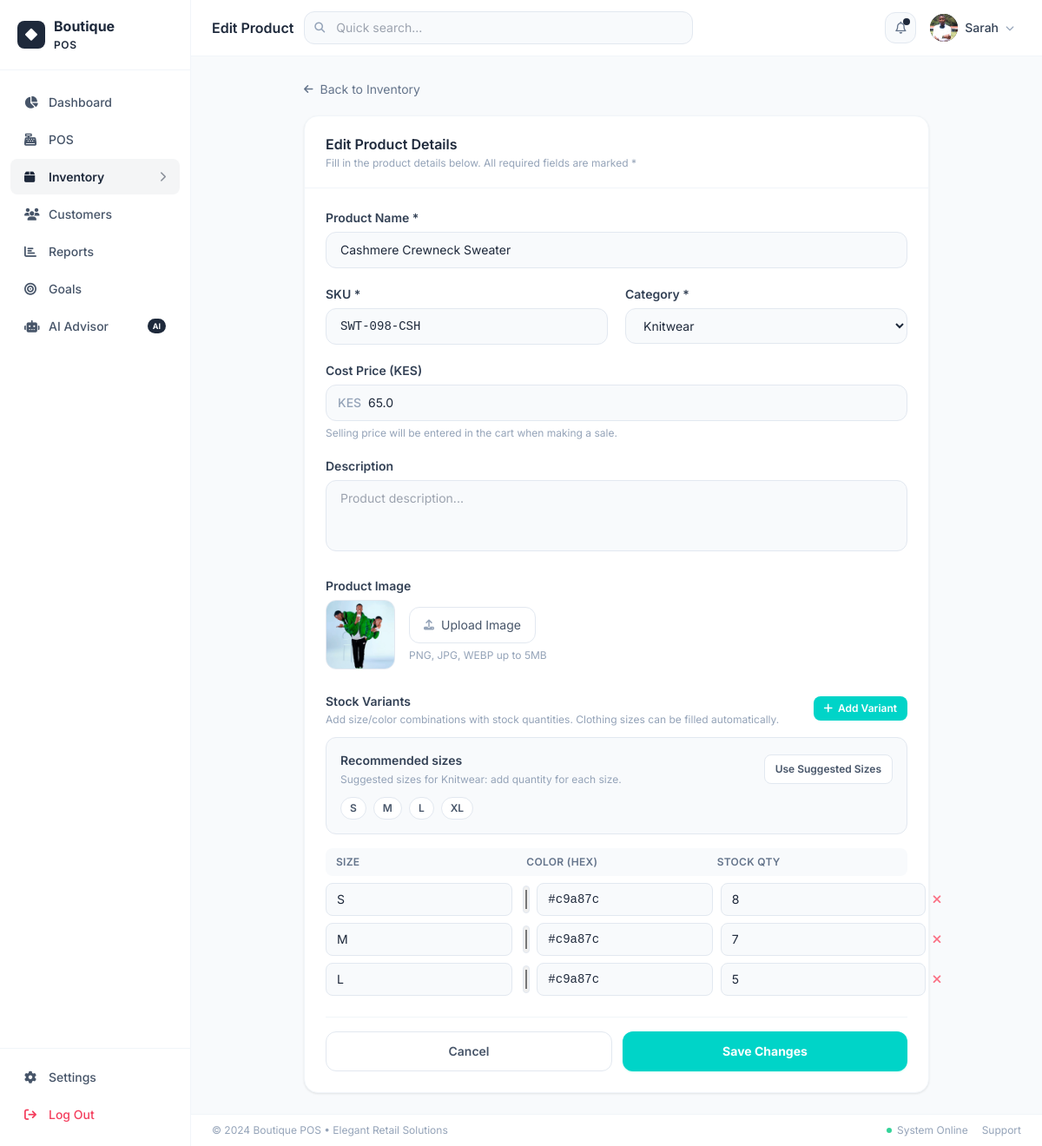
The page /inventory/edit/10 (signed in) on the database as committed earlier.
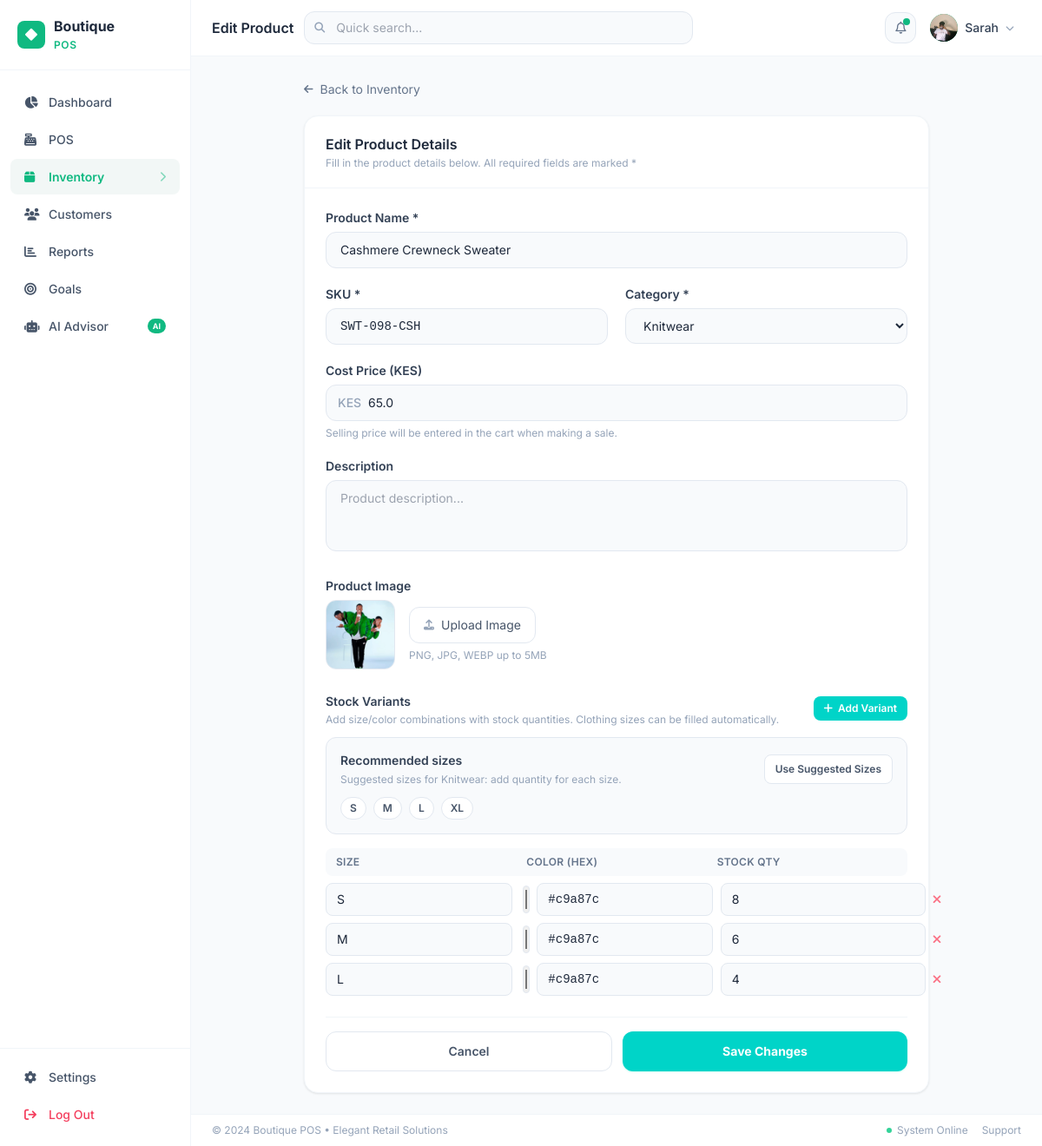
The same page on the database as committed later.
### app/models.py (models this page shows, shortened)
class StoreSetting(db.Model):
    __tablename__ = 'store_settings'
    id = db.Column(db.Integer, primary_key=True)
    key = db.Column(db.String(80), unique=True, nullable=False, index=True)
    value = db.Column(db.Text, default='')
    @staticmethod
    def get(key, default=''):
        row = StoreSetting.query.filter_by(key=key).first()
        return row.value if row else default

class User(UserMixin, db.Model):
    __tablename__ = 'users'
    id = db.Column(db.Integer, primary_key=True)
    name = db.Column(db.String(120), nullable=False)
    email = db.Column(db.String(120), unique=True, nullable=False, index=True)
    password_hash = db.Column(db.String(256), nullable=False)
    role = db.Column(db.String(20), default='cashier')  # admin | cashier
    avatar = db.Column(db.String(200), default='')
    is_active = db.Column(db.Boolean, default=True)
    created_at = db.Column(db.DateTime, default=datetime.utcnow)
    last_login = db.Column(db.DateTime)
    sales = db.relationship('Sale', backref='cashier', lazy='dynamic')

class ProductVariant(db.Model):
    __tablename__ = 'product_variants'
    id = db.Column(db.Integer, primary_key=True)
    product_id = db.Column(db.Integer, db.ForeignKey('products.id'), nullable=False)
    size = db.Column(db.String(20), default='')
    color = db.Column(db.String(50), default='')
    stock_qty = db.Column(db.Integer, default=0)
    created_at = db.Column(db.DateTime, default=datetime.utcnow)

### app/routes/inventory.py (the view, shortened to what this page needs)
@inventory_bp.route('/inventory/edit/<int:product_id>', methods=['GET', 'POST'])
@login_required
def edit_product(product_id):
    product = Product.query.get_or_404(product_id)
    categories = Category.query.all()
    return render_template('inventory/form.html', categories=categories, product=product)

### app/models.py (called while the page is built)
@login_manager.user_loader
def load_user(user_id):
    return db.session.get(User, int(user_id))

### app/utils.py (called while the page is built)
def extract_upload_filename(value):
    if not value:
        return ''
    cleaned = str(value).strip().replace('\\', '/').split('?', 1)[0].rstrip('/')
    return os.path.basename(cleaned)

def upload_url(value):
    if not value:
        return ''
    value = str(value).strip()
    if value.startswith(('http://', 'https://', 'data:')):
        return value
    filename = extract_upload_filename(value)
    if not filename:
        return value
    return url_for('uploaded_file', filename=filename)

### app/templates/inventory/form.html (shortened to what the changed rows need)
{% extends "base.html" %}
{% block page_title %}{% if product %}Edit Product{% else %}Add New Product{% endif %}{% endblock %}
{% block app_content %}
<div class="p-6 max-w-3xl mx-auto">
  <div class="bg-white rounded-2xl border border-slate-100 shadow-card">
    <div class="px-6 py-5 border-b border-slate-100">
      <h2 class="font-semibold text-slate-800 text-base">
        {{ 'Edit Product Details' if product else 'Add New Product' }}
      </h2>
    </div>
    <form method="POST" enctype="multipart/form-data" id="productForm" class="p-6 space-y-6">
      <div>
        <div id="variantsContainer" class="space-y-2">
          {% if product %}
            {% for variant in product.variants %}
            <div class="variant-row grid grid-cols-3 gap-3 items-center">
              <input type="text" name="variant_size[]" value="{{ variant.size }}" placeholder="e.g. S, M, 38"
                     class="px-3 py-2 border border-slate-200 rounded-lg text-sm bg-slate-50 focus:bg-white transition-all"/>
              <div class="flex items-center gap-2">
                <input type="color" class="color-picker w-8 h-8 rounded cursor-pointer border border-slate-200" value="{{ variant.color if variant.color.startswith('#') else '#cccccc' }}"/>
                <input type="text" name="variant_color[]" value="{{ variant.color }}" placeholder="#000000"
                       class="flex-1 px-3 py-2 border border-slate-200 rounded-lg text-sm bg-slate-50 focus:bg-white transition-all font-mono"/>
              </div>
              <div class="flex items-center gap-2">
                <input type="number" name="variant_stock[]" value="{{ variant.stock_qty }}" min="0" placeholder="0"
                       class="flex-1 px-3 py-2 border border-slate-200 rounded-lg text-sm bg-slate-50 focus:bg-white transition-all"/>
                <button type="button" onclick="this.closest('.variant-row').remove()"
                        class="text-rose-400 hover:text-rose-600 transition text-sm">
                  <i class="fa-solid fa-xmark"></i>
                </button>
              </div>
            </div>
            {% endfor %}
          {% endif %}
        </div>
      </div>
    </form>
  </div>
</div>
{% endblock %}

### app/templates/base.html (shortened to what the changed rows need)
<!DOCTYPE html>
<html lang="en">
<head>
  <link rel="stylesheet" href="https://cdnjs.cloudflare.com/ajax/libs/font-awesome/6.5.0/css/all.min.css"/>
  <script src="https://cdn.tailwindcss.com"></script>
</head>
<body class="bg-slate-50 text-slate-800">
<div class="flex h-screen overflow-hidden">
  <aside id="sidebar"
         class="fixed md:relative z-50 md:z-auto
                w-[260px] md:w-[220px] flex-shrink-0
                bg-white border-r border-slate-100
                flex flex-col h-full
                -translate-x-full md:translate-x-0">
    <div class="px-5 py-5 border-b border-slate-100 flex items-center justify-between">
      <a href="{{ url_for('dashboard.index') }}" class="flex items-center gap-2.5" style="text-decoration:none">
        <div class="w-8 h-8 rounded-lg flex items-center justify-center" style="background:var(--theme, #00D4C8)">
          <i class="fa-solid fa-diamond text-white text-sm"></i>
        </div>
        <span class="font-bold text-slate-800 text-base leading-tight">
          {{ store_name.split()[0] if store_name else 'Boutique' }}<br>
          <span style="color:var(--theme, #00D4C8);font-size:.75rem;font-weight:600;letter-spacing:.05em">
            {{ store_name.split()[1] if store_name.split()|length > 1 else 'POS' }}
          </span>
        </span>
      </a>
    </div>
    <nav class="flex-1 px-3 py-4 space-y-0.5 overflow-y-auto">
      <a href="{{ url_for('dashboard.index') }}"
         onclick="closeSidebar()"
         class="sidebar-link {% if request.endpoint and 'dashboard' in request.endpoint %}active{% endif %}">
        <i class="fa-solid fa-chart-pie w-4"></i> Dashboard
      </a>
      <a href="{{ url_for('pos.index') }}"
         onclick="closeSidebar()"
         class="sidebar-link {% if request.endpoint and 'pos' in request.endpoint %}active{% endif %}">
        <i class="fa-solid fa-cash-register w-4"></i> POS
      </a>
      <a href="{{ url_for('inventory.index') }}"
         onclick="closeSidebar()"
         class="sidebar-link {% if request.endpoint and 'inventory' in request.endpoint %}active{% endif %}">
        <i class="fa-solid fa-box w-4"></i> Inventory
        {% if request.endpoint and 'inventory' in request.endpoint %}
        <i class="fa-solid fa-chevron-right ml-auto text-xs opacity-50"></i>{% endif %}
      </a>
      <a href="{{ url_for('customers.index') }}"
         onclick="closeSidebar()"
         class="sidebar-link {% if request.endpoint and 'customers' in request.endpoint %}active{% endif %}">
        <i class="fa-solid fa-users w-4"></i> Customers
      </a>
      <a href="{{ url_for('reports.index') }}"
         onclick="closeSidebar()"
         class="sidebar-link {% if request.endpoint and 'reports' in request.endpoint %}active{% endif %}">
        <i class="fa-solid fa-chart-bar w-4"></i> Reports
      </a>
      <a href="{{ url_for('goals.index') }}"
         onclick="closeSidebar()"
         class="sidebar-link {% if request.endpoint and 'goals' in request.endpoint %}active{% endif %}">
        <i class="fa-solid fa-bullseye w-4"></i> Goals
      </a>
      <a href="{{ url_for('ai.index') }}"
         onclick="closeSidebar()"
         class="sidebar-link {% if request.endpoint and request.endpoint.startswith('ai') %}active{% endif %}">
        <i class="fa-solid fa-robot w-4"></i> AI Advisor
        <span class="ml-auto text-[9px] font-bold px-1.5 py-0.5 rounded-full text-white" style="background:var(--theme)">AI</span>
      </a>
    </nav>
  </aside>
  <div class="flex-1 flex flex-col h-full overflow-hidden min-w-0">
    <header class="bg-white border-b border-slate-100 px-4 md:px-6 py-3 flex items-center gap-3 z-10 flex-shrink-0">
      <h1 class="font-semibold text-slate-800 text-base flex-shrink-0 truncate">{% block page_title %}Dashboard{% endblock %}</h1>
      <div class="ml-auto flex items-center gap-2">
        <div class="relative" id="notifWrap">
          <button id="notifBtn" onclick="toggleNotif()"
                  class="relative w-9 h-9 rounded-xl bg-slate-50 border border-slate-200 flex items-center justify-center hover:bg-slate-100 transition">
            <i class="fa-regular fa-bell text-slate-500 text-sm"></i>
            <span id="notifDot" class="absolute top-1.5 right-1.5 w-2 h-2 rounded-full hidden" style="background:var(--theme)"></span>
          </button>
        </div>
        <div class="relative" id="userMenuWrap">
          <button id="userMenuBtn" onclick="toggleUserMenu()"
                  class="flex items-center gap-2 px-2 py-1 rounded-xl hover:bg-slate-50 transition cursor-pointer">
            <div class="w-8 h-8 rounded-full flex items-center justify-center text-white text-xs font-bold overflow-hidden flex-shrink-0" style="background:var(--theme, #00D4C8)">
              {% if current_user.avatar %}
              <img src="{{ upload_url(current_user.avatar) }}" class="w-full h-full object-cover" alt="{{ current_user.name }}">
              {% else %}{{ current_user.name[0] | upper }}{% endif %}
            </div>
            <span class="text-sm font-medium text-slate-700 hidden md:block">{{ current_user.name.split()[0] }}</span>
            <i class="fa-solid fa-chevron-down text-slate-400 text-[10px] hidden md:block"></i>
          </button>
        </div>
      </div>
    </header>
    <main class="flex-1 overflow-y-auto main-content-area">
      {% block app_content %}{% endblock %}
    </main>
    <footer class="hidden md:flex bg-white border-t border-slate-100 px-6 py-2.5 items-center justify-between text-xs text-slate-400 flex-shrink-0">
      <span>&copy; 2024 {{ store_name }} &bull; Elegant Retail Solutions</span>
      <div class="flex items-center gap-4">
        <span class="flex items-center gap-1.5">
        </span>
        <a href="#" class="hover:text-slate-600">Support</a>
      </div>
    </footer>
  </div>
</div>
</body>
</html>

Rows that differ between the two databases and show on the page:
changed User "Sarah": avatar: a different picture
changed ProductVariant (number 2 of 3 on the later page): stock_qty "7" → "6"
changed ProductVariant (number 3 of 3 on the later page): stock_qty "5" → "4"
